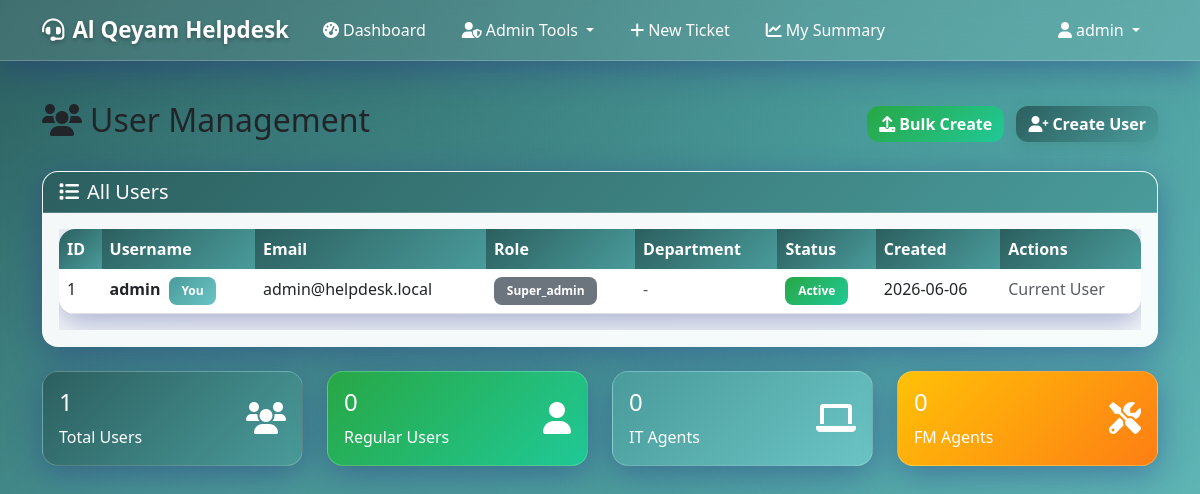
The app's page /admin/users (signed in) with its own data.
### app.py (models this page shows, shortened)
class User(UserMixin, db.Model):
    __tablename__ = 'users'
    id = db.Column(db.Integer, primary_key=True)
    username = db.Column(db.String(80), unique=True, nullable=False)
    email = db.Column(db.String(120), unique=True, nullable=False)
    password_hash = db.Column(db.String(120), nullable=False)
    role = db.Column(db.String(20), default='user')  # 'super_admin', 'admin', 'user', 'it_agent', 'fm_agent'
    department = db.Column(db.Text, nullable=True)  # Store module permissions as JSON string - changed to TEXT for larger storage
    is_active = db.Column(db.Boolean, default=True)
    created_at = db.Column(db.DateTime, default=utc_now)

### app.py (the view)
@app.route('/admin/users')
@require_module_access('user_management')
def admin_users():
    users = User.query.all()
    return render_template('admin_users.html', users=users)

### templates/admin_users.html (shortened to what this page needs)
{% extends "base.html" %}
{% block content %}
<div class="row mb-4">
    <div class="col-12">
        <div class="d-flex justify-content-between align-items-center">
            <h2><i class="fas fa-users me-2"></i>User Management</h2>
            <div>
                <a href="{{ url_for('bulk_create_users') }}" class="btn btn-success me-2">
                    <i class="fas fa-upload me-1"></i>Bulk Create
                </a>
                <a href="{{ url_for('create_user') }}" class="btn btn-primary">
                    <i class="fas fa-user-plus me-1"></i>Create User
                </a>
            </div>
        </div>
    </div>
</div>
<div class="row">
    <div class="col-12">
        <div class="card">
            <div class="card-header">
                <h5 class="mb-0"><i class="fas fa-list me-2"></i>All Users</h5>
            </div>
            <div class="card-body">
                {% if users %}
                    <div class="table-responsive">
                        <table class="table table-hover">
                            <thead>
                                <tr>
                                    <th>ID</th>
                                    <th>Username</th>
                                    <th>Email</th>
                                    <th>Role</th>
                                    <th>Department</th>
                                    <th>Status</th>
                                    <th>Created</th>
                                    <th>Actions</th>
                                </tr>
                            </thead>
                            <tbody>
                                {% for user in users %}
                                <tr>
                                    <td>{{ user.id }}</td>
                                    <td>
                                        <strong>{{ user.username }}</strong>
                                        {% if user.id == current_user.id %}
                                            <span class="badge bg-info ms-1">You</span>
                                        {% endif %}
                                    </td>
                                    <td>{{ user.email }}</td>
                                    <td>
                                        <span class="badge bg-{{ 'danger' if user.role == 'admin' else 'primary' if user.role == 'it_agent' else 'success' if user.role == 'fm_agent' else 'secondary' }}">
                                            {{ user.role|title }}
                                        </span>
                                    </td>
                                    <td>
                                        {% if user.department %}
                                            {{ user.department }}
                                        {% else %}
                                            <span class="text-muted">-</span>
                                        {% endif %}
                                    </td>
                                    <td>
                                        {% if user.is_active %}
                                            <span class="badge bg-success">Active</span>
                                        {% else %}
                                            <span class="badge bg-danger">Inactive</span>
                                        {% endif %}
                                    </td>
                                    <td>{{ user.created_at.strftime('%Y-%m-%d') }}</td>
                                    <td>
                                        {% if user.id != current_user.id %}
                                            <div class="btn-group" role="group">
                                                <a href="{{ url_for('edit_user', user_id=user.id) }}"
                                                   class="btn btn-sm btn-outline-primary">
                                                    <i class="fas fa-edit"></i>
                                                </a>
                                                <form method="POST" action="{{ url_for('toggle_user_status', user_id=user.id) }}"
                                                      style="display: inline;">
                                                    <button type="submit" class="btn btn-sm btn-outline-{{ 'warning' if user.is_active else 'success' }}"
                                                            onclick="return confirm('Are you sure you want to {{ 'deactivate' if user.is_active else 'activate' }} this user?')">
                                                        <i class="fas fa-{{ 'ban' if user.is_active else 'check' }}"></i>
                                                    </button>
                                                </form>
                                            </div>
                                        {% else %}
                                            <span class="text-muted">Current User</span>
                                        {% endif %}
                                    </td>
                                </tr>
                                {% endfor %}
                            </tbody>
                        </table>
                    </div>
                {% else %}
                    <p class="text-muted text-center">No users found.</p>
                {% endif %}
            </div>
        </div>
    </div>
</div>
<div class="row mt-4">
    <div class="col-md-3">
        <div class="card text-white bg-primary">
            <div class="card-body">
                <div class="d-flex justify-content-between">
                    <div>
                        <h4 class="card-title">{{ users|length }}</h4>
                        <p class="card-text">Total Users</p>
                    </div>
                    <div class="align-self-center">
                        <i class="fas fa-users fa-2x"></i>
                    </div>
                </div>
            </div>
        </div>
    </div>
    <div class="col-md-3">
        <div class="card text-white bg-success">
            <div class="card-body">
                <div class="d-flex justify-content-between">
                    <div>
                        <h4 class="card-title">{{ users|selectattr('role', 'equalto', 'user')|list|length }}</h4>
                        <p class="card-text">Regular Users</p>
                    </div>
                    <div class="align-self-center">
                        <i class="fas fa-user fa-2x"></i>
                    </div>
                </div>
            </div>
        </div>
    </div>
    <div class="col-md-3">
        <div class="card text-white bg-info">
            <div class="card-body">
                <div class="d-flex justify-content-between">
                    <div>
                        <h4 class="card-title">{{ users|selectattr('role', 'equalto', 'it_agent')|list|length }}</h4>
                        <p class="card-text">IT Agents</p>
                    </div>
                    <div class="align-self-center">
                        <i class="fas fa-laptop fa-2x"></i>
                    </div>
                </div>
            </div>
        </div>
    </div>
    <div class="col-md-3">
        <div class="card text-white bg-warning">
            <div class="card-body">
                <div class="d-flex justify-content-between">
                    <div>
                        <h4 class="card-title">{{ users|selectattr('role', 'equalto', 'fm_agent')|list|length }}</h4>
                        <p class="card-text">FM Agents</p>
                    </div>
                    <div class="align-self-center">
                        <i class="fas fa-tools fa-2x"></i>
                    </div>
                </div>
            </div>
        </div>
    </div>
</div>
{% endblock %}

### templates/base.html (shortened to what this page needs)
<!DOCTYPE html>
<html lang="en">
<head>
    <link href="https://cdn.jsdelivr.net/npm/bootstrap@5.3.0/dist/css/bootstrap.min.css" rel="stylesheet">
    <link href="https://cdnjs.cloudflare.com/ajax/libs/font-awesome/6.0.0/css/all.min.css" rel="stylesheet">
</head>
<body>
    <nav class="navbar navbar-expand-lg navbar-dark">
        <div class="container">
            <a class="navbar-brand" href="{{ url_for('index') }}">
                                        <i class="fas fa-headset me-2"></i>Al Qeyam Helpdesk
            </a>
            <div class="collapse navbar-collapse" id="navbarNav">
                <ul class="navbar-nav me-auto">
                    {% if current_user.is_authenticated %}
                        <li class="nav-item">
                            <a class="nav-link" href="{{ url_for('dashboard') }}">
                                <i class="fas fa-tachometer-alt me-1"></i>Dashboard
                            </a>
                        </li>
                        {% if current_user.role in ['admin', 'super_admin'] %}
                            <li class="nav-item dropdown">
                                <a class="nav-link dropdown-toggle" href="#" id="adminDropdown" role="button" data-bs-toggle="dropdown">
                                    <i class="fas fa-user-shield me-1"></i>Admin Tools
                                </a>
                            </li>
                        {% endif %}
                        {% if current_user.role in ['it_agent', 'fm_agent'] %}
                            <li class="nav-item dropdown">
                                <a class="nav-link dropdown-toggle" href="#" id="agentDropdown" role="button" data-bs-toggle="dropdown">
                                    <i class="fas fa-tools me-1"></i>Agent Tools
                                </a>
                                <ul class="dropdown-menu">
                                    <li><a class="dropdown-item" href="{{ url_for('admin_tickets') }}">
                                        <i class="fas fa-list me-1"></i>All Tickets
                                    </a></li>
                                    <li><a class="dropdown-item" href="{{ url_for('admin_search_tickets') }}">
                                        <i class="fas fa-search me-1"></i>Search Tickets
                                    </a></li>
                                    <li><a class="dropdown-item" href="{{ url_for('admin_summary_reports') }}">
                                        <i class="fas fa-chart-bar me-1"></i>Summary Reports
                                    </a></li>
                                    <li><hr class="dropdown-divider"></li>
                                    <li><a class="dropdown-item" href="{{ url_for('create_ticket') }}">
                                        <i class="fas fa-plus me-1"></i>Create Ticket
                                    </a></li>
                                </ul>
                            </li>
                        {% else %}
                            <li class="nav-item">
                                <a class="nav-link" href="{{ url_for('create_ticket') }}">
                                    <i class="fas fa-plus me-1"></i>New Ticket
                                </a>
                            </li>
                            <li class="nav-item">
                                <a class="nav-link" href="{{ url_for('my_ticket_summary') }}">
                                    <i class="fas fa-chart-line me-1"></i>My Summary
                                </a>
                            </li>
                        {% endif %}
                    {% endif %}
                </ul>
                <ul class="navbar-nav">
                    {% if current_user.is_authenticated %}
                        <li class="nav-item dropdown">
                            <a class="nav-link dropdown-toggle" href="#" id="navbarDropdown" role="button" data-bs-toggle="dropdown">
                                <i class="fas fa-user me-1"></i>{{ current_user.username }}
                            </a>
                        </li>
                    {% else %}
                        <li class="nav-item">
                            <a class="nav-link" href="{{ url_for('login') }}">
                                <i class="fas fa-sign-in-alt me-1"></i>Login
                            </a>
                        </li>
                    {% endif %}
                </ul>
            </div>
        </div>
    </nav>
    <main class="container main-content" style="padding-top: 0.5rem;">
        {% block content %}{% endblock %}
    </main>
</body>
</html>

### records on screen
User: username "admin", id "1", shows "You", email "admin@helpdesk.local", role "Super_admin", is_active "Active", created_at "2026-06-06", shows "Current User"

### other values on screen
{{ users|length }} "1"
{{ users|selectattr('role', 'equalto', 'user')|list|length }} "0"
{{ users|selectattr('role', 'equalto', 'it_agent')|list|length }} "0"
{{ users|selectattr('role', 'equalto', 'fm_agent')|list|length }} "0"
